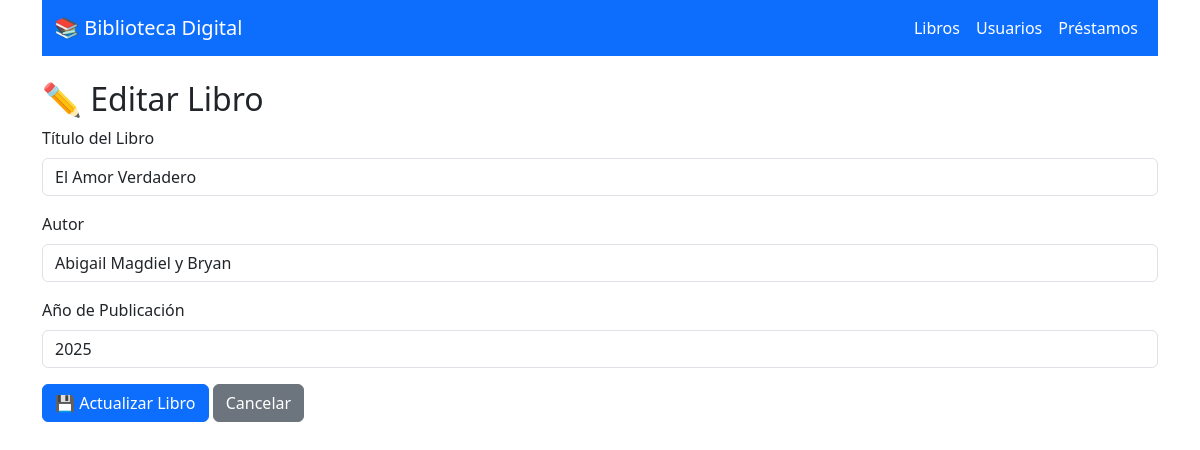
Page /edit_libro/1 on the committed database.
### tables this page shows
CREATE TABLE libros (
            id INTEGER PRIMARY KEY AUTOINCREMENT,
            titulo TEXT NOT NULL,
            autor TEXT NOT NULL,
            año INTEGER NOT NULL,
            disponible BOOLEAN DEFAULT 1
        );

### app.py (the view)
@app.route('/edit_libro/<int:id>')
def edit_libro(id):
    conn = sqlite3.connect('biblioteca.db')
    conn.row_factory = sqlite3.Row
    cursor = conn.cursor()
    cursor.execute('SELECT * FROM libros WHERE id = ?', (id,))
    libro = cursor.fetchone()
    conn.close()
    return render_template('edit_libro.html', libro=libro)

### templates/edit_libro.html
{% extends 'base.html' %}
{% block content %}
<h2>✏️ Editar Libro</h2>
<form action='/update_libro/{{ libro.id }}' method="post">
    <div class="mb-3">
        <label for="titulo" class="form-label">Título del Libro</label>
        <input type="text" class="form-control" name="titulo" value="{{ libro.titulo }}" required>
    </div>
    <div class="mb-3">
        <label for="autor" class="form-label">Autor</label>
        <input type="text" class="form-control" name="autor" value="{{ libro.autor }}" required>
    </div>
    <div class="mb-3">
        <label for="año" class="form-label">Año de Publicación</label>
        <input type="number" class="form-control" name="año" value="{{ libro.año }}" required>
    </div>
    <button type="submit" class="btn btn-primary">💾 Actualizar Libro</button>
    <a href="/" class="btn btn-secondary">Cancelar</a>
</form>
{% endblock %}

### rows in the picture
libros: titulo "El Amor Verdadero", autor "Abigail Magdiel y Bryan", año "2025"
